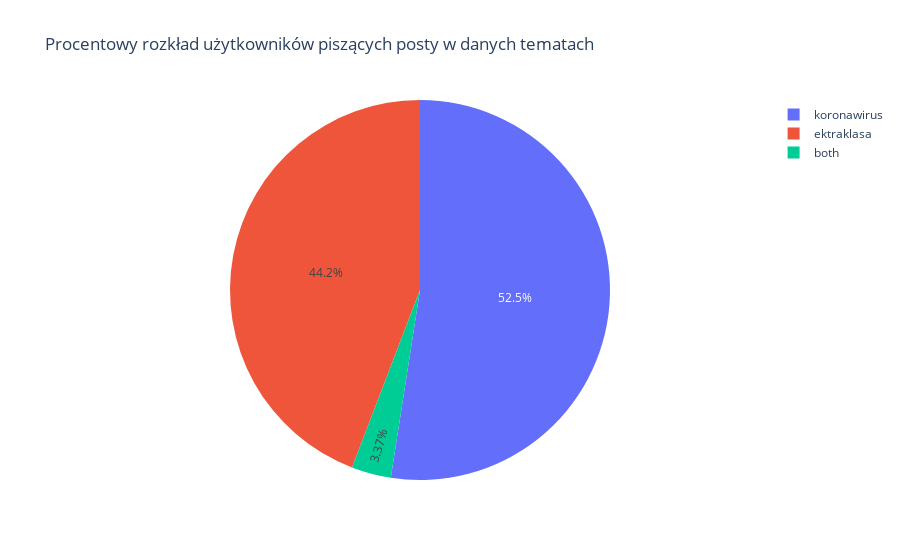

Write notebook code for a chart like this one.
### Code cell
both_topic_posts_creators({"ektraklasa": ekstraklasa_posts, "koronawirus": koronawirus_posts})

### Figure 1 — Plotly figure (JSON) as saved in the notebook; plotly's stock layout.template omitted (floating-point values rounded to 4 significant figures)
{"data": [{"domain": {"x": [0, 1], "y": [0, 1]}, "hovertemplate": "Temat=%{label}<br>Liczba użytkowników piszących posty na dany temat=%{value}<extra></extra>", "labels": ["ektraklasa", "koronawirus", "both"], "legendgroup": "", "name": "", "showlegend": true, "type": "pie", "values": [2005, 2381, 153]}], "layout": {"legend": {"tracegroupgap": 0}, "title": {"text": "Procentowy rozkład użytkowników piszących posty w danych tematach"}}}
